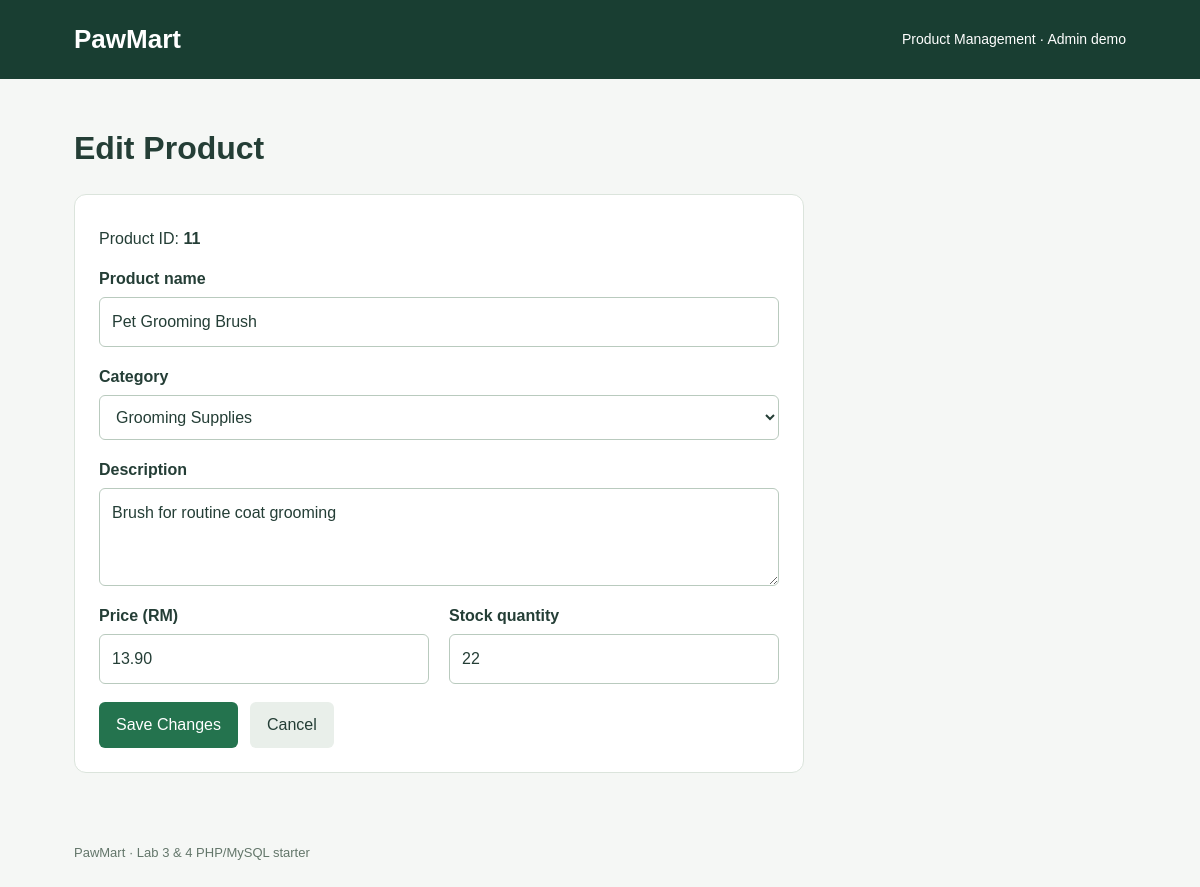
The page /edit_product.php?id=11 on the database its author committed.
### tables this page shows
CREATE TABLE `products` (
  `product_id` int(11) NOT NULL,
  `product_name` varchar(100) NOT NULL,
  `category` varchar(50) NOT NULL,
  `description` text DEFAULT NULL,
  `price` decimal(10,2) NOT NULL,
  `stock_quantity` int(11) NOT NULL DEFAULT 0
);

### db.php (called while the page is built)
<?php
function database(): PDO {
    static $pdo = null;
    if ($pdo === null) {
        $pdo = new PDO('mysql:host=127.0.0.1;dbname=pawmart;charset=utf8mb4', 'root', '', [
            PDO::ATTR_ERRMODE => PDO::ERRMODE_EXCEPTION,
            PDO::ATTR_DEFAULT_FETCH_MODE => PDO::FETCH_ASSOC,
            PDO::ATTR_EMULATE_PREPARES => false
        ]);
    }
    return $pdo;
}

### bootstrap.php (called while the page is built, shortened)
<?php
require_once __DIR__ . '/db.php';
require_once __DIR__ . '/Product.php';
function e($value): string { return htmlspecialchars((string)$value, ENT_QUOTES, 'UTF-8'); }
function categories(): array { return ['Pet Food','Pet Treats','Pet Toys','Accessories','Feeding Supplies','Grooming Supplies','Travel Supplies']; }
try { $products = new Product(database()); }
catch (PDOException $ex) {
    http_response_code(503);
    exit('Database unavailable. Import database.sql and check the local settings in db.php.');
}

### Product.php (called while the page is built, shortened)
<?php
class Product {
    private PDO $db;
    public function __construct(PDO $db) { $this->db = $db; }
    public function find(int $id): ?array {
        $stmt = $this->db->prepare('SELECT * FROM products WHERE product_id = ?');
        $stmt->execute([$id]);
        return $stmt->fetch() ?: null;
    }
}

### form.php (the view, shortened to what this page needs)
<label>Product name<input name="product_name" required maxlength="100" value="<?= e($data['product_name'] ?? '') ?>"></label>
<label>Category<select name="category" required><option value="">Choose category</option><?php foreach (categories() as $category): ?><option value="<?= e($category) ?>" <?= ($data['category'] ?? '') === $category ? 'selected' : '' ?>><?= e($category) ?></option><?php endforeach; ?></select></label>
<label>Description<textarea name="description" maxlength="5000" rows="3"><?= e($data['description'] ?? '') ?></textarea></label>
<div class="grid"><label>Price (RM)<input type="number" name="price" min="0" max="99999999.99" step="0.01" required value="<?= e($data['price'] ?? '') ?>"></label><label>Stock quantity<input type="number" name="stock_quantity" min="0" max="2147483647" step="1" required value="<?= e($data['stock_quantity'] ?? '') ?>"></label></div>

### style.css (style rules this page uses)
* { box-sizing:border-box }
body { margin:0;background:#f5f7f5;color:#243e36;font:16px/1.5 Arial,sans-serif }
input,select,textarea { display:block;width:100%;padding:12px;border:1px solid #b9cabe;border-radius:6px;font:inherit;color:#243e36;background:white }
label { display:block;margin-bottom:18px;font-weight:bold }
label input,label select,label textarea { margin-top:6px;font-weight:normal }
.grid { display:grid;grid-template-columns:1fr 1fr;gap:20px }

### rows shown on the page
products: product_name "Pet Grooming Brush", description "Brush for routine coat grooming", price "13.90", stock_quantity "22"

### other values the page prints
$id "11"
form field category "Grooming Supplies"
